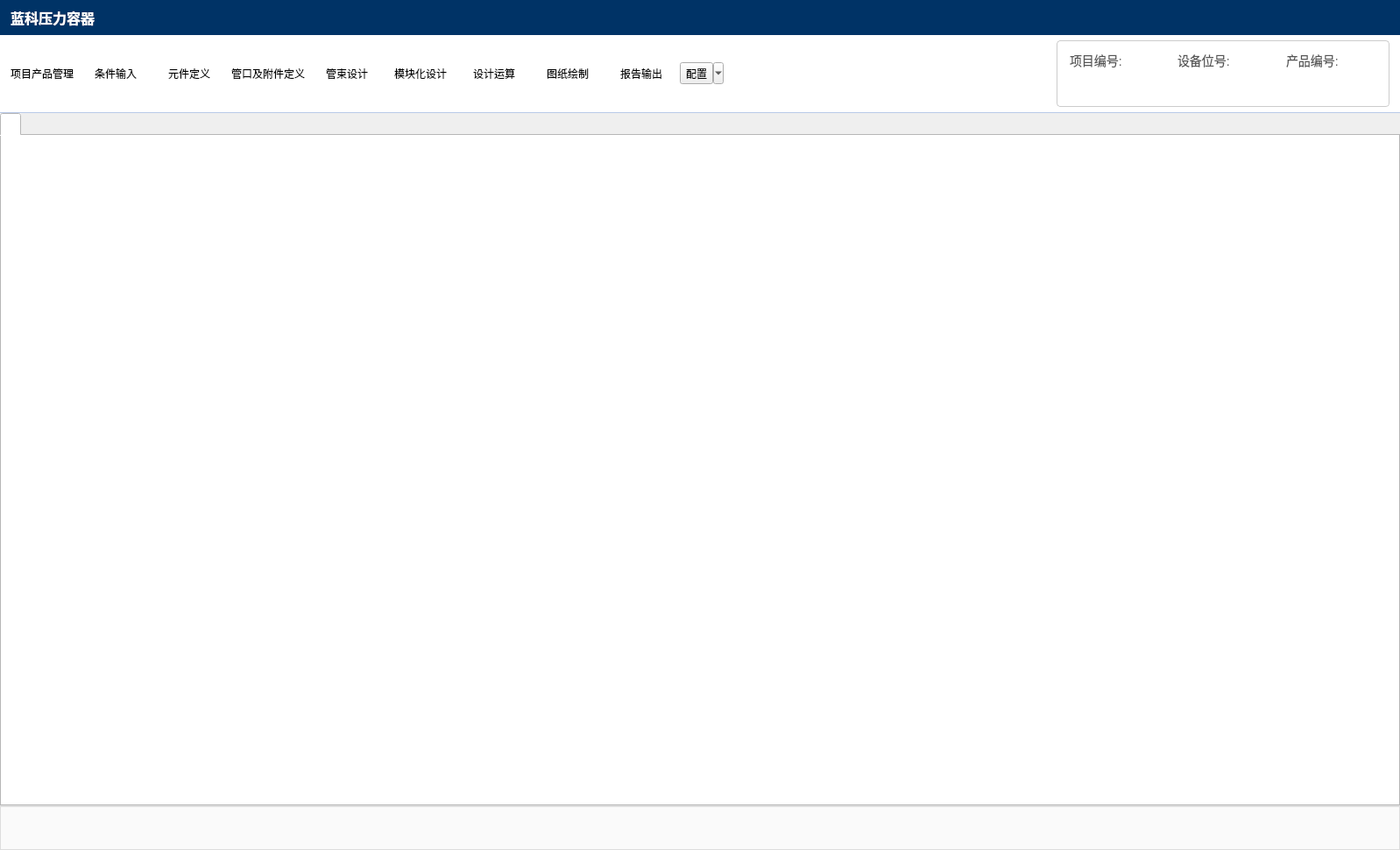
<?xml version="1.0" encoding="UTF-8"?>
<ui version="4.0">
 <class>Lanbin</class>
 <widget class="QMainWindow" name="Lanbin">
  <property name="geometry">
   <rect>
    <x>0</x>
    <y>0</y>
    <width>1598</width>
    <height>970</height>
   </rect>
  </property>
  <property name="windowTitle">
   <string>蓝科压力容器</string>
  </property>
  <property name="styleSheet">
   <string notr="true">
QScrollBar:vertical {
    background-color: #f5f5f5;
    width: 14px;
    margin: 0px;
}

/* 滚动条滑块 */
QScrollBar::handle:vertical {
    background-color: #c4c4c4;
    border-radius: 7px;
    min-height: 30px;
}

/* 滑块悬浮 */
QScrollBar::handle:vertical:hover {
    background-color: #a0a0a0;
}

/* 滑块按下 */
QScrollBar::handle:vertical:pressed {
    background-color: #888888;
}

/* 滚动条上下箭头（隐藏） */
QScrollBar::add-line:vertical,
QScrollBar::sub-line:vertical {
    border: none;
    background: none;
    height: 0px;
}

/* 滚动条背景区域 */
QScrollBar::add-page:vertical,
QScrollBar::sub-page:vertical {
    background: none;
}</string>
  </property>
  <widget class="QWidget" name="centralwidget">
   <property name="styleSheet">
    <string notr="true">QLabel, QLineEdit {
    font-family: &quot;Microsoft YaHei UI&quot;, &quot;Microsoft YaHei&quot;, &quot;SimHei&quot;;
    font-size: 13px;
}
QLineEdit#line_tip {
    font-family: &quot;华文中宋&quot;;
    font-size: 24px;
    min-height: 40px;
    padding: 4px 8px;
    background-color: #fafafa;
    border: 1px solid #dddddd;
}
QComboBox:disabled {
    background-color: white;
    color: #666;
}</string>
   </property>
   <layout class="QVBoxLayout" name="verticalLayout_4" stretch="0,1,0">
    <property name="spacing">
     <number>0</number>
    </property>
    <property name="leftMargin">
     <number>0</number>
    </property>
    <property name="topMargin">
     <number>0</number>
    </property>
    <property name="rightMargin">
     <number>0</number>
    </property>
    <property name="bottomMargin">
     <number>0</number>
    </property>
    <item>
     <widget class="QFrame" name="frame_top_chrome">
      <property name="styleSheet">
       <string notr="true">QFrame#frame_title_bar {
    background-color: #003366;
    border: none;
}
QLabel#label_main_title {
    color: #ffffff;
    font-size: 16px;
    font-weight: bold;
    background: transparent;
}
QFrame#frame_nav_strip {
    background-color: #FFF;
    border: none;
    border-bottom: 1px solid #b8c9e8;
}
QWidget#widget_nav_buttons QPushButton {
    background-color: transparent;
    border: 1px solid transparent;
    border-radius: 4px;
    padding: 6px 8px;
    min-width: 78px;
    min-height: 68px;
    max-height: 76px;
    font-size: 11px;
    color: #003366;
    font-family: &quot;Microsoft YaHei UI&quot;, &quot;Microsoft YaHei&quot;;
}
QWidget#widget_nav_buttons QPushButton:hover {
    background-color: #cfe0ff;
    border-color: #9ebce0;
}
QWidget#widget_nav_buttons QPushButton:pressed {
    background-color: #ffe4c4;
    border-color: #e8b896;
}
QWidget#widget_nav_buttons QPushButton:disabled {
    color: #999999;
    background-color: #eef3f9;
}
QWidget#widget_nav_buttons QToolButton {
    background-color: transparent;
    border: 1px solid transparent;
    border-radius: 4px;
    padding: 6px 8px;
    min-width: 78px;
    min-height: 68px;
    max-height: 76px;
    font-size: 11px;
    color: #003366;
    font-family: &quot;Microsoft YaHei UI&quot;, &quot;Microsoft YaHei&quot;;
}
QWidget#widget_nav_buttons QToolButton:hover {
    background-color: #cfe0ff;
    border-color: #9ebce0;
}
QWidget#widget_nav_buttons QToolButton:pressed {
    background-color: #ffe4c4;
    border-color: #e8b896;
}
QWidget#widget_nav_buttons QToolButton:disabled {
    color: #999999;
    background-color: #eef3f9;
}
QFrame#current_product {
    background-color: #ffffff;
    border: 1px solid #cccccc;
    border-radius: 4px;
}
QFrame#current_product QLabel {
    background-color: transparent;
    font-size: 14px;
}
</string>
      </property>
      <property name="frameShape">
       <enum>QFrame::NoFrame</enum>
      </property>
      <layout class="QVBoxLayout" name="verticalLayout_top_chrome">
       <property name="spacing">
        <number>0</number>
       </property>
       <property name="leftMargin">
        <number>0</number>
       </property>
       <property name="topMargin">
        <number>0</number>
       </property>
       <property name="rightMargin">
        <number>0</number>
       </property>
       <property name="bottomMargin">
        <number>0</number>
       </property>
       <item>
        <widget class="QFrame" name="frame_title_bar">
         <property name="minimumSize">
          <size>
           <width>0</width>
           <height>40</height>
          </size>
         </property>
         <property name="maximumSize">
          <size>
           <width>16777215</width>
           <height>44</height>
          </size>
         </property>
         <property name="frameShape">
          <enum>QFrame::NoFrame</enum>
         </property>
         <layout class="QHBoxLayout" name="horizontalLayout_title_bar">
          <property name="spacing">
           <number>10</number>
          </property>
          <property name="leftMargin">
           <number>12</number>
          </property>
          <property name="topMargin">
           <number>6</number>
          </property>
          <property name="rightMargin">
           <number>12</number>
          </property>
          <property name="bottomMargin">
           <number>6</number>
          </property>
          <item>
           <widget class="QLabel" name="label_main_title">
            <property name="text">
             <string>蓝科压力容器</string>
            </property>
           </widget>
          </item>
          <item>
           <spacer name="horizontalSpacer_title_bar">
            <property name="orientation">
             <enum>Qt::Horizontal</enum>
            </property>
            <property name="sizeHint" stdset="0">
             <size>
              <width>40</width>
              <height>20</height>
             </size>
            </property>
           </spacer>
          </item>
         </layout>
        </widget>
       </item>
       <item>
        <widget class="QFrame" name="frame_nav_strip">
         <property name="minimumSize">
          <size>
           <width>0</width>
           <height>88</height>
          </size>
         </property>
         <property name="frameShape">
          <enum>QFrame::NoFrame</enum>
         </property>
         <layout class="QHBoxLayout" name="horizontalLayout_nav_strip">
          <property name="spacing">
           <number>8</number>
          </property>
          <property name="leftMargin">
           <number>8</number>
          </property>
          <property name="topMargin">
           <number>6</number>
          </property>
          <property name="rightMargin">
           <number>12</number>
          </property>
          <property name="bottomMargin">
           <number>6</number>
          </property>
          <item>
           <layout class="QHBoxLayout" name="horizontalLayout_nav_buttons">
            <property name="spacing">
             <number>4</number>
            </property>
            <property name="leftMargin">
             <number>0</number>
            </property>
            <property name="topMargin">
             <number>0</number>
            </property>
            <property name="rightMargin">
             <number>0</number>
            </property>
            <property name="bottomMargin">
             <number>0</number>
            </property>
            <item>
             <widget class="QPushButton" name="btn_project">
              <property name="text">
               <string>项目产品管理</string>
              </property>
              <property name="icon">
               <iconset>
                <normaloff>icons/项目管理.png</normaloff>icons/项目管理.png</iconset>
              </property>
              <property name="iconSize">
               <size>
                <width>36</width>
                <height>36</height>
               </size>
              </property>
              <property name="flat">
               <bool>true</bool>
              </property>
             </widget>
            </item>
            <item>
             <widget class="QPushButton" name="btn_condition">
              <property name="text">
               <string>条件输入</string>
              </property>
              <property name="icon">
               <iconset>
                <normaloff>icons/表单组件-输入框.png</normaloff>icons/表单组件-输入框.png</iconset>
              </property>
              <property name="iconSize">
               <size>
                <width>36</width>
                <height>36</height>
               </size>
              </property>
              <property name="flat">
               <bool>true</bool>
              </property>
             </widget>
            </item>
            <item>
             <widget class="QPushButton" name="btn_material">
              <property name="text">
               <string>元件定义</string>
              </property>
              <property name="icon">
               <iconset>
                <normaloff>icons/元件定义.png</normaloff>icons/元件定义.png</iconset>
              </property>
              <property name="iconSize">
               <size>
                <width>36</width>
                <height>36</height>
               </size>
              </property>
              <property name="flat">
               <bool>true</bool>
              </property>
             </widget>
            </item>
            <item>
             <widget class="QPushButton" name="btn_pipe">
              <property name="text">
               <string>管口及附件定义</string>
              </property>
              <property name="icon">
               <iconset>
                <normaloff>icons/管口.png</normaloff>icons/管口.png</iconset>
              </property>
              <property name="iconSize">
               <size>
                <width>36</width>
                <height>36</height>
               </size>
              </property>
              <property name="flat">
               <bool>true</bool>
              </property>
             </widget>
            </item>
            <item>
             <widget class="QPushButton" name="btn_pipeDesign">
              <property name="text">
               <string>管束设计</string>
              </property>
              <property name="icon">
               <iconset>
                <normaloff>icons/建筑-管子.png</normaloff>icons/建筑-管子.png</iconset>
              </property>
              <property name="iconSize">
               <size>
                <width>36</width>
                <height>36</height>
               </size>
              </property>
              <property name="flat">
               <bool>true</bool>
              </property>
             </widget>
            </item>
            <item>
             <widget class="QPushButton" name="btn_3D">
              <property name="text">
               <string>模块化设计</string>
              </property>
              <property name="icon">
               <iconset>
                <normaloff>icons/3D建模.png</normaloff>icons/3D建模.png</iconset>
              </property>
              <property name="iconSize">
               <size>
                <width>36</width>
                <height>36</height>
               </size>
              </property>
              <property name="flat">
               <bool>true</bool>
              </property>
             </widget>
            </item>
            <item>
             <widget class="QPushButton" name="btn_cal">
              <property name="text">
               <string>设计运算</string>
              </property>
              <property name="icon">
               <iconset>
                <normaloff>icons/计算.png</normaloff>icons/计算.png</iconset>
              </property>
              <property name="iconSize">
               <size>
                <width>36</width>
                <height>36</height>
               </size>
              </property>
              <property name="flat">
               <bool>true</bool>
              </property>
             </widget>
            </item>
            <item>
             <widget class="QPushButton" name="btn_2D">
              <property name="text">
               <string>图纸绘制</string>
              </property>
              <property name="icon">
               <iconset>
                <normaloff>icons/图纸 (2).png</normaloff>icons/图纸 (2).png</iconset>
              </property>
              <property name="iconSize">
               <size>
                <width>36</width>
                <height>36</height>
               </size>
              </property>
              <property name="flat">
               <bool>true</bool>
              </property>
             </widget>
            </item>
            <item>
             <widget class="QPushButton" name="btn_docs">
              <property name="text">
               <string>报告输出</string>
              </property>
              <property name="icon">
               <iconset>
                <normaloff>icons/三维建模.png</normaloff>icons/三维建模.png</iconset>
              </property>
              <property name="iconSize">
               <size>
                <width>36</width>
                <height>36</height>
               </size>
              </property>
              <property name="flat">
               <bool>true</bool>
              </property>
             </widget>
            </item>
            <item>
             <widget class="QToolButton" name="btn_config">
              <property name="text">
               <string>配置</string>
              </property>
              <property name="icon">
               <iconset>
                <normaloff>icons/另存为.png</normaloff>icons/另存为.png</iconset>
              </property>
              <property name="iconSize">
               <size>
                <width>36</width>
                <height>36</height>
               </size>
              </property>
              <property name="popupMode">
               <enum>QToolButton::MenuButtonPopup</enum>
              </property>
              <property name="toolButtonStyle">
               <enum>Qt::ToolButtonTextUnderIcon</enum>
              </property>
             </widget>
            </item>
           </layout>
          </item>
          <item>
           <spacer name="horizontalSpacer_nav">
            <property name="orientation">
             <enum>Qt::Horizontal</enum>
            </property>
            <property name="sizeHint" stdset="0">
             <size>
              <width>16</width>
              <height>20</height>
             </size>
            </property>
           </spacer>
          </item>
          <item>
           <widget class="QFrame" name="current_product">
            <property name="minimumSize">
             <size>
              <width>380</width>
              <height>76</height>
             </size>
            </property>
            <property name="maximumSize">
             <size>
              <width>520</width>
              <height>16777215</height>
             </size>
            </property>
            <property name="frameShape">
             <enum>QFrame::NoFrame</enum>
            </property>
            <layout class="QGridLayout" name="verticalLayout_5">
             <property name="leftMargin">
              <number>14</number>
             </property>
             <property name="topMargin">
              <number>10</number>
             </property>
             <property name="rightMargin">
              <number>14</number>
             </property>
             <property name="bottomMargin">
              <number>10</number>
             </property>
             <property name="horizontalSpacing">
              <number>20</number>
             </property>
             <property name="verticalSpacing">
              <number>6</number>
             </property>
             <item row="0" column="0">
              <widget class="QLabel" name="label">
               <property name="styleSheet">
                <string notr="true">color: #555555;</string>
               </property>
               <property name="text">
                <string>项目编号:</string>
               </property>
              </widget>
             </item>
             <item row="0" column="1">
              <widget class="QLabel" name="label_4">
               <property name="styleSheet">
                <string notr="true">color: #555555;</string>
               </property>
               <property name="text">
                <string>设备位号:</string>
               </property>
              </widget>
             </item>
             <item row="0" column="2">
              <widget class="QLabel" name="label_6">
               <property name="styleSheet">
                <string notr="true">color: #555555;</string>
               </property>
               <property name="text">
                <string>产品编号:</string>
               </property>
              </widget>
             </item>
             <item row="1" column="0">
              <widget class="QLabel" name="label_product_name">
               <property name="styleSheet">
                <string notr="true">color: #333333;</string>
               </property>
               <property name="text">
                <string/>
               </property>
              </widget>
             </item>
             <item row="1" column="1">
              <widget class="QLabel" name="label_product_tag_numer">
               <property name="styleSheet">
                <string notr="true">color: #333333;</string>
               </property>
               <property name="text">
                <string/>
               </property>
              </widget>
             </item>
             <item row="1" column="2">
              <widget class="QLabel" name="label_product_number">
               <property name="styleSheet">
                <string notr="true">color: #333333;</string>
               </property>
               <property name="text">
                <string/>
               </property>
              </widget>
             </item>
            </layout>
           </widget>
          </item>
         </layout>
        </widget>
       </item>
      </layout>
     </widget>
    </item>
    <item>
     <widget class="QTabWidget" name="tabWidget">
      <property name="sizePolicy">
       <sizepolicy hsizetype="Expanding" vsizetype="Expanding">
        <horstretch>1</horstretch>
        <verstretch>1</verstretch>
       </sizepolicy>
      </property>
      <property name="styleSheet">
       <string notr="true">font: 12pt &quot;Arial&quot;;
background-color: #ffffff;</string>
      </property>
      <property name="currentIndex">
       <number>0</number>
      </property>
      <property name="tabBarAutoHide">
       <bool>false</bool>
      </property>
      <widget class="QWidget" name="tab">
       <attribute name="title">
        <string/>
       </attribute>
       <layout class="QGridLayout" name="gridLayout">
        <item row="0" column="0">
         <widget class="QLabel" name="label_2">
          <property name="text">
           <string/>
          </property>
          <property name="pixmap">
           <pixmap>icons/mainpage.png</pixmap>
          </property>
          <property name="scaledContents">
           <bool>true</bool>
          </property>
         </widget>
        </item>
       </layout>
      </widget>
     </widget>
    </item>
    <item>
     <widget class="QLineEdit" name="line_tip">
      <property name="sizePolicy">
       <sizepolicy hsizetype="Expanding" vsizetype="Fixed">
        <horstretch>0</horstretch>
        <verstretch>0</verstretch>
       </sizepolicy>
      </property>
      <property name="minimumSize">
       <size>
        <width>0</width>
        <height>50</height>
       </size>
      </property>
      <property name="dragEnabled">
       <bool>false</bool>
      </property>
      <property name="readOnly">
       <bool>true</bool>
      </property>
     </widget>
    </item>
   </layout>
  </widget>
  <action name="actionyonghuxinxi">
   <property name="text">
    <string>用户信息</string>
   </property>
  </action>
  <action name="action_4">
   <property name="text">
    <string>设置</string>
   </property>
  </action>
  <action name="action_5">
   <property name="text">
    <string>退出</string>
   </property>
  </action>
  <action name="action">
   <property name="icon">
    <iconset>
     <normaloff>icons/新建.png</normaloff>icons/新建.png</iconset>
   </property>
   <property name="text">
    <string>新建项目</string>
   </property>
  </action>
  <action name="action_2">
   <property name="icon">
    <iconset>
     <normaloff>icons/打开.png</normaloff>icons/打开.png</iconset>
   </property>
   <property name="text">
    <string>打开项目</string>
   </property>
  </action>
  <action name="action_3">
   <property name="icon">
    <iconset>
     <normaloff>icons/保存.png</normaloff>icons/保存.png</iconset>
   </property>
   <property name="text">
    <string>保存项目</string>
   </property>
  </action>
  <action name="action_6">
   <property name="icon">
    <iconset>
     <normaloff>icons/另存为.png</normaloff>icons/另存为.png</iconset>
   </property>
   <property name="text">
    <string>另存为</string>
   </property>
  </action>
  <action name="action_7">
   <property name="text">
    <string>导出</string>
   </property>
  </action>
  <action name="action_8">
   <property name="text">
    <string>智动设计</string>
   </property>
  </action>
  <action name="action_9">
   <property name="text">
    <string>灵活设计</string>
   </property>
  </action>
  <action name="action_help_doc">
   <property name="text">
    <string>查看软件使用文档</string>
   </property>
  </action>
  <action name="action_11">
   <property name="text">
    <string>故障排查</string>
   </property>
  </action>
  <action name="action_12">
   <property name="text">
    <string>在线支持</string>
   </property>
  </action>
  <action name="action_13">
   <property name="text">
    <string>本地离线帮助手册</string>
   </property>
  </action>
  <action name="action_15">
   <property name="text">
    <string>界面</string>
   </property>
  </action>
  <action name="action_16">
   <property name="text">
    <string>快捷键</string>
   </property>
  </action>
  <action name="action_17">
   <property name="text">
    <string>存储路径</string>
   </property>
  </action>
  <action name="action_18">
   <property name="text">
    <string>预定义</string>
   </property>
  </action>
  <action name="action_14">
   <property name="text">
    <string>打印</string>
   </property>
  </action>
  <action name="action_19">
   <property name="text">
    <string>退出</string>
   </property>
  </action>
  <action name="action_20">
   <property name="text">
    <string>条件评审</string>
   </property>
  </action>
  <action name="action_21">
   <property name="text">
    <string>方案评审</string>
   </property>
  </action>
  <action name="action_22">
   <property name="text">
    <string>技术评审</string>
   </property>
  </action>
  <action name="action_23">
   <property name="text">
    <string>结果评审</string>
   </property>
  </action>
  <action name="action_24">
   <property name="text">
    <string>文件存档</string>
   </property>
  </action>
  <action name="action_27">
   <property name="text">
    <string>二维图纸</string>
   </property>
  </action>
  <action name="action_28">
   <property name="text">
    <string>三维模型</string>
   </property>
  </action>
  <action name="action_29">
   <property name="text">
    <string>强度计算书</string>
   </property>
  </action>
  <action name="action_30">
   <property name="text">
    <string>材料清单</string>
   </property>
  </action>
  <action name="action_31">
   <property name="text">
    <string>一键全选</string>
   </property>
  </action>
  <action name="action_32">
   <property name="text">
    <string>二维图纸</string>
   </property>
  </action>
  <action name="action_33">
   <property name="text">
    <string>三维模型</string>
   </property>
  </action>
  <action name="action_34">
   <property name="text">
    <string>强度计算书</string>
   </property>
  </action>
  <action name="action_35">
   <property name="text">
    <string>材料清单</string>
   </property>
  </action>
  <action name="action_36">
   <property name="text">
    <string>一键全选</string>
   </property>
  </action>
  <action name="action_37">
   <property name="text">
    <string>实时翻译</string>
   </property>
  </action>
  <action name="action_38">
   <property name="text">
    <string>专业术语校对</string>
   </property>
  </action>
  <action name="action_39">
   <property name="text">
    <string>数据处理</string>
   </property>
  </action>
  <action name="action_40">
   <property name="text">
    <string>审图</string>
   </property>
  </action>
  <action name="action_41">
   <property name="text">
    <string>智能提示</string>
   </property>
  </action>
  <action name="scheme_design">
   <property name="text">
    <string>方案设计</string>
   </property>
  </action>
  <action name="detailed_deisign">
   <property name="text">
    <string>详细设计</string>
   </property>
  </action>
  <action name="action_25">
   <property name="text">
    <string>实时翻译</string>
   </property>
  </action>
  <action name="action_26">
   <property name="text">
    <string>文件存档</string>
   </property>
  </action>
  <action name="action_undo">
   <property name="icon">
    <iconset>
     <normaloff>icons/撤销.png</normaloff>icons/撤销.png</iconset>
   </property>
   <property name="text">
    <string>撤销</string>
   </property>
  </action>
  <action name="action_redo">
   <property name="icon">
    <iconset>
     <normaloff>icons/重做.png</normaloff>icons/重做.png</iconset>
   </property>
   <property name="text">
    <string>重做</string>
   </property>
  </action>
 </widget>
 <resources/>
 <connections/>
</ui>
